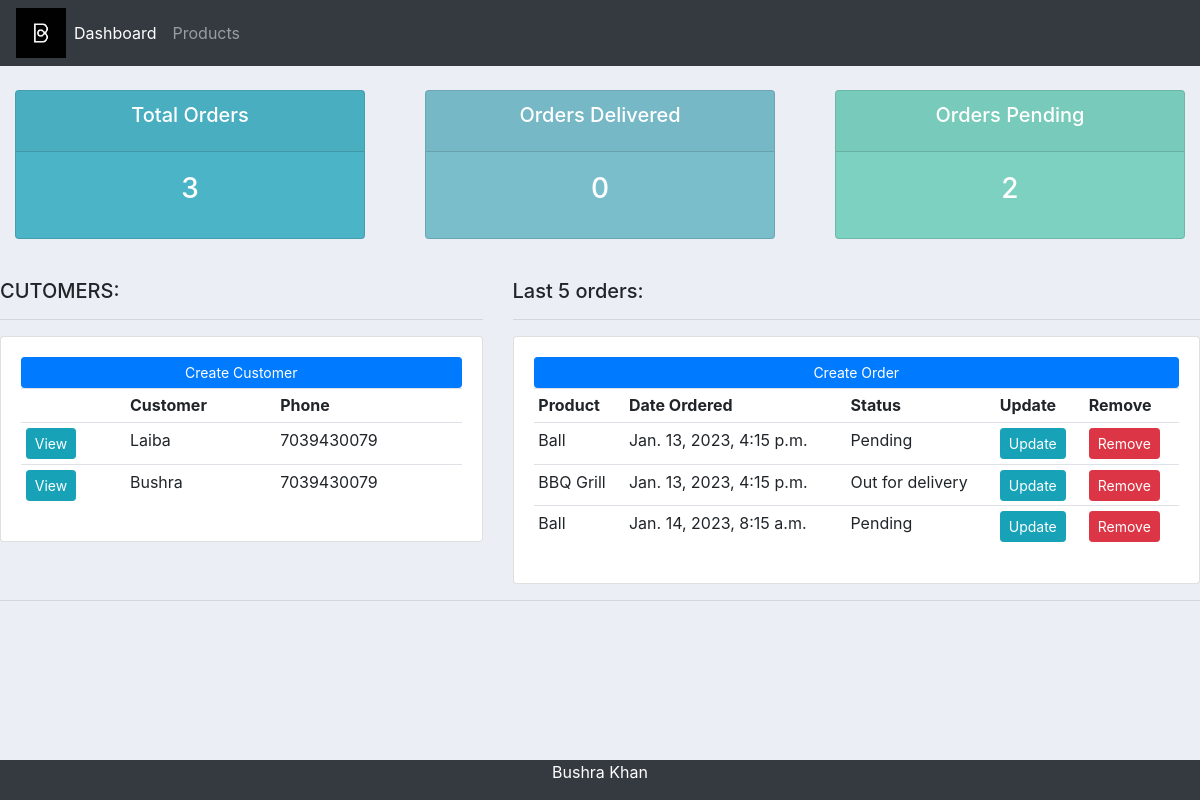
Before: / with the older database file.
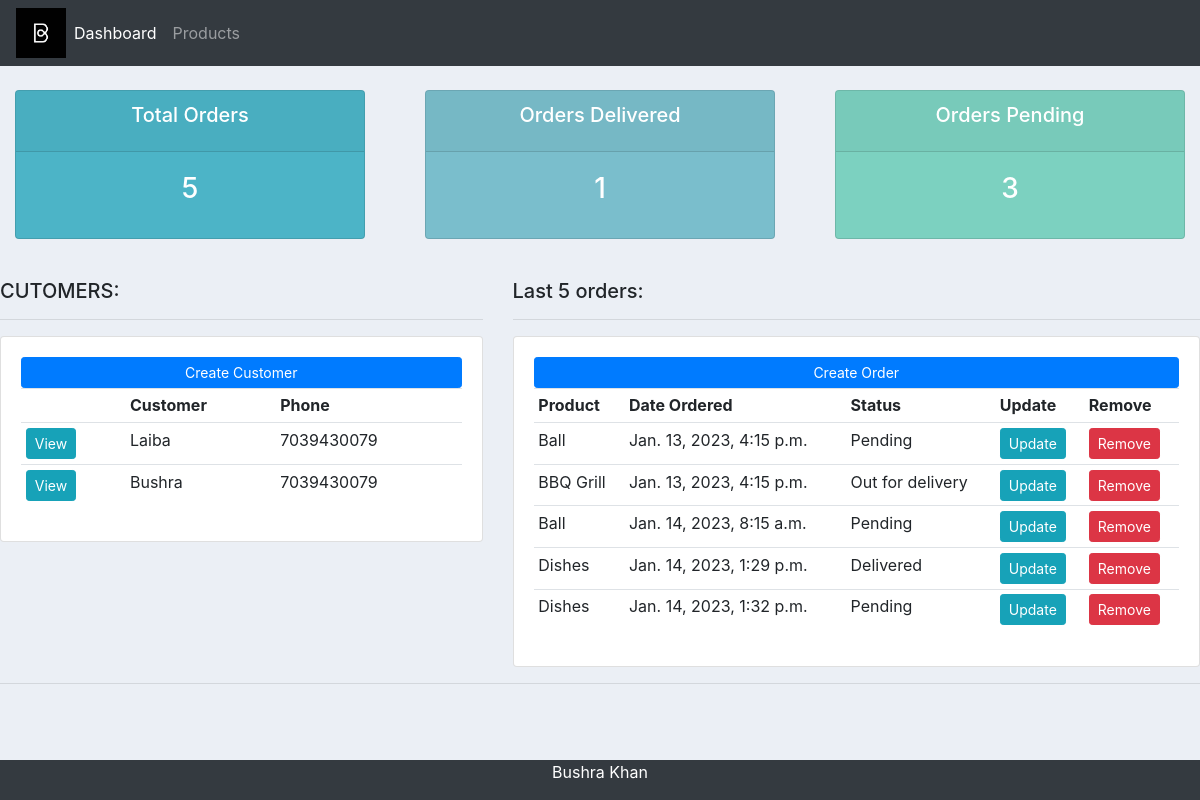
After: the same page with the newer database file.
### accounts/models.py (models this page shows, shortened)
class Customer(models.Model):
    name = models.CharField(max_length=200, null=True)
    phone = models.CharField(max_length=200, null=True)
    email = models.CharField(max_length=200, null=True)
    date_created = models.DateTimeField(auto_now_add=True, null=True)

class Order(models.Model):
    STATUS = (
        ('Pending','Pending'),
        ('Out for delivery','Out for delivery'),
        ('Delivered','Delivered')
    )
    customer = models.ForeignKey(Customer, null= True, on_delete= models.SET_NULL)
    product = models.ForeignKey(Product, null= True, on_delete= models.SET_NULL)
    date_created = models.DateTimeField(auto_now_add=True, null=True)
    status =  models.CharField(max_length=200, null=True, choices=STATUS)

class Product(models.Model):
    CATEGORY = (
        ('Indoor','Indoor'),
        ('Out door','Out door')
    )
    name = models.CharField(max_length=200, null=True)
    price = models.FloatField(null=True)
    category = models.CharField(max_length=200, null=True, choices=CATEGORY)
    description = models.CharField(max_length=200, null=True, blank=True)
    date_created = models.DateTimeField(auto_now_add=True, null=True)
    tag = models.ManyToManyField(Tag)
    def __str__(self):
        return self.name

### accounts/views.py (the view)
# urls.py: path("", views.home,name='home'),
def home(request):
    orders = Order.objects.all()
    customers = Customer.objects.all()
    total_customers = customers.count()
    total_orders = orders.count()
    delivered = orders.filter(status='Delivered').count()
    pending = orders.filter(status='Pending').count()
    context = {
    'orders':orders,
    'customers': customers,
    'total_orders': total_orders,
    'delivered': delivered,
    'pending':pending,
    }
    return render(request, 'accounts/dashboard.html',context)

### accounts/templates/accounts/dashboard.html
{% extends 'accounts/main.html' %}
{% block content %}
{% include 'accounts/status.html'%}
<br>
<div class="row">
    <div class="col-md-5">
        <h5>CUTOMERS:</h5>
        <hr>
        <div class="card card-body">
            <a class="btn btn-primary btn-sm btn-block" href="">Create Customer</a>
            <table class="table table-sm">
                <tr>
                    <th></th>
                    <th>Customer</th>
                    <th>Phone</th>
                </tr>
                {% for i in customers %}
                <tr>
                    <td><a class="btn btn-sm btn-info" href="{% url 'customer' i.id %}">View</a></td>
                    <td>{{i.name}}</td>
                    <td>{{i.phone}}</td>
                </tr>
            {% endfor %}
            </table>
        </div>
    </div>
    <div class="col-md-7">
        <h5>Last 5 orders:</h5>
        <hr>
        <div class="card card-body">
            <a class="btn btn-primary btn-sm btn-block" href="{% url 'create_order' %}">Create Order</a>
            <table class="table table-sm">
                <tr>
                    <th>Product</th>
                    <th>Date Ordered</th>
                    <th>Status</th>
                    <th>Update</th>
                    <th>Remove</th>
                </tr>
                {% for i in orders %}
                <tr>
                    <td>{{i.product}}</td>
                    <td>{{i.date_created}}</td>
                    <td>{{i.status}}</td>
                    <td><a href="" class="btn btn-sm btn-info">Update</a></td>
                    <td><a href="" class="btn btn-sm btn-danger">Remove</a></td>
                </tr>
            {% endfor %}
            </table>
        </div>
    </div>
</div>
{% endblock %}

Changed rows visible on the page:
added Order: product "Dishes", date_created "Jan. 14, 2023, 1:29 p.m.", status "Delivered"
added Order: product "Dishes", date_created "Jan. 14, 2023, 1:32 p.m.", status "Pending"
Other visible differences:
{{ total_orders }}: "3" → "5"
{{ delivered }}: "0" → "1"
{{ pending }}: "2" → "3"
